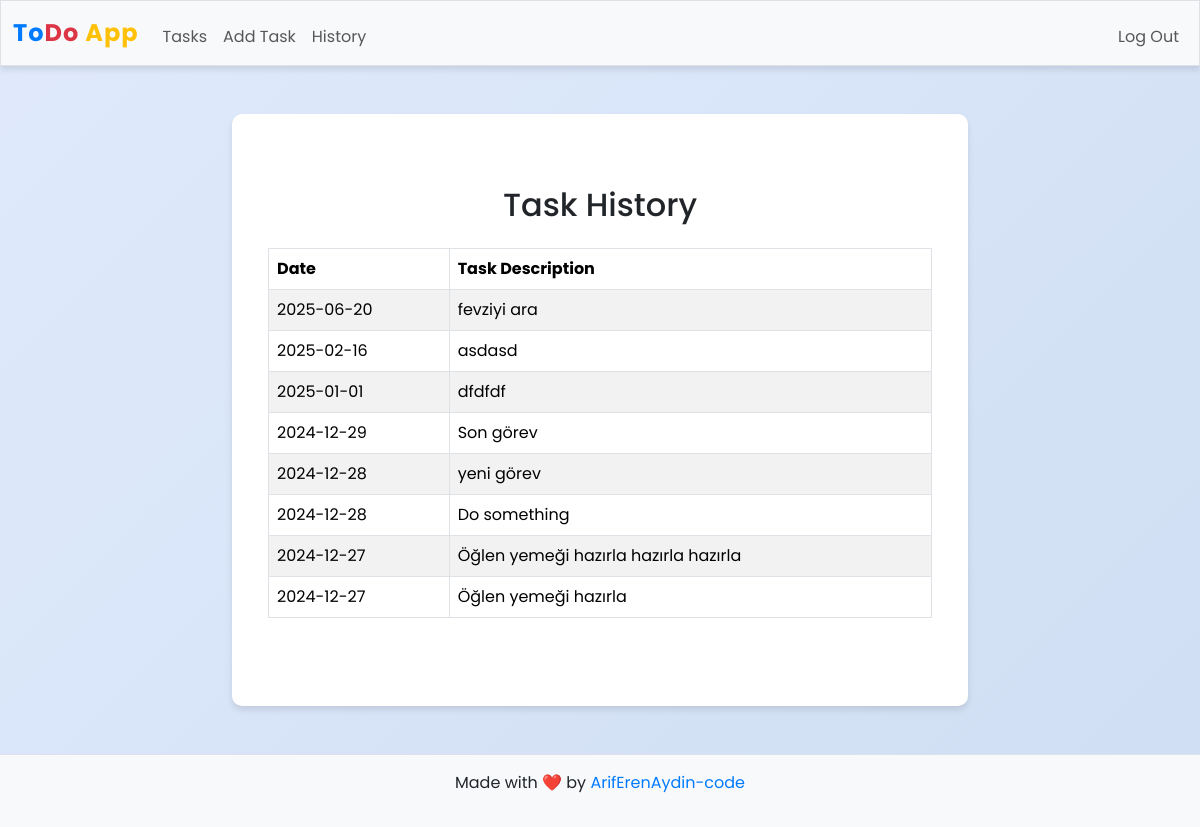
Screenshot of /history (signed in) with the database file from the repository.
### tables this page shows
CREATE TABLE tasks (
    id INTEGER PRIMARY KEY AUTOINCREMENT,
    user_id INTEGER NOT NULL,
    description TEXT NOT NULL,
    date TIMESTAMP DEFAULT CURRENT_TIMESTAMP,
    completed BOOL NOT NULL,
    FOREIGN KEY (user_id) REFERENCES users(id));

### app.py (the view)
@app.route("/history")
@login_required
def history():
    completed_tasks = db.execute(
        "SELECT description, date FROM tasks WHERE user_id = ? AND completed = 1 ORDER BY date DESC",
        session["user_id"]
    )
    return render_template("history.html", tasks=completed_tasks)

### app.py (called while the page is built)
def login_required(f):
    @wraps(f)
    def decorated_function(*args, **kwargs):
        if session.get("user_id") is None:
            return redirect("/login")
        return f(*args, **kwargs)
    return decorated_function

@app.after_request
def after_request(response):
    response.headers["Cache-Control"] = "no-cache, no-store, must-revalidate"
    response.headers["Expires"] = 0
    response.headers["Pragma"] = "no-cache"
    return response

### templates/history.html (shortened to what this page needs)
{% extends "layout.html" %}
{% block main %}
    <div class="container py-5">
        <h2 class="text-center mb-4">Task History</h2>
        {% if tasks %}
        <table class="table table-striped table-bordered">
            <thead>
                <tr>
                    <th scope="col">Date</th>
                    <th scope="col">Task Description</th>
                </tr>
            </thead>
            <tbody>
                {% for task in tasks %}
                <tr>
                    <td>{{ task.date }}</td>
                    <td>{{ task.description }}</td>
                </tr>
                {% endfor %}
            </tbody>
        </table>
        {% else %}
        <p class="text-center text-muted">No completed tasks yet.</p>
        {% endif %}
    </div>
{% endblock %}

### templates/layout.html (shortened to what this page needs)
<!DOCTYPE html>
<html lang="en">
<head>
    <link href="https://cdn.jsdelivr.net/npm/bootstrap@5.3.3/dist/css/bootstrap.min.css" rel="stylesheet">
</head>
<body>
    <nav class="bg-light border navbar navbar-expand-md navbar-light">
        <div class="container-fluid">
            <a class="navbar-brand" href="/">
                <span class="blue">To</span><span class="red">Do</span> <span class="yellow">App</span>
            </a>
            <div class="collapse navbar-collapse" id="navbar">
                {% if session["user_id"] %}
                <ul class="navbar-nav me-auto mt-2 ">
                    <li class="nav-item"><a class="nav-link" href="/">Tasks</a></li>
                    <li class="nav-item"><a class="nav-link" href="/addcard">Add Task</a></li>
                    <li class="nav-item"><a class="nav-link" href="/history">History</a></li>
                </ul>
                <ul class="navbar-nav ms-auto mt-2">
                    <li class="nav-item"><a class="nav-link" href="/logout">Log Out</a></li>
                </ul>
                {% else %}
                <ul class="navbar-nav ms-auto mt-2">
                    <li class="nav-item"><a class="nav-link" href="/register">Register</a></li>
                    <li class="nav-item"><a class="nav-link" href="/login">Log In</a></li>
                </ul>
                {% endif %}
            </div>
        </div>
    </nav>
    <main class="container py-5">
        <div class="row justify-content-center">
            <div class="col-lg-8">
                <div class="task-card p-4">
                    {% block main %}{% endblock %}
                </div>
            </div>
        </div>
    </main>
    <footer>
        <p>Made with ❤️ by <a href="https://github.com/">ArifErenAydin-code</a></p>
    </footer>
</body>
</html>

### templates/layout.html (style rules this page uses)
body { font-family: 'Poppins', sans-serif; background: linear-gradient(135deg, #e0eafc, #cfdef3); min-height: 100vh; display: flex; flex-direction: column; }
nav { box-shadow: 0 4px 6px rgba(0, 0, 0, 0.1); }
.navbar-brand { font-size: 1.5rem; font-weight: 700; letter-spacing: 1px; }
.navbar-brand span { animation: fadeIn 3s infinite; }
.navbar-brand .blue { color: #007bff; }
.navbar-brand .red { color: #dc3545; }
.navbar-brand .yellow { color: #ffc107; }
main { flex: 1; padding-top: 2rem; }
.task-card { background-color: #ffffff; border-radius: 10px; box-shadow: 0 4px 6px rgba(0, 0, 0, 0.1); }
footer { text-align: center; padding: 1rem 0; background-color: #f8f9fa; border-top: 1px solid #dee2e6; }
footer a { text-decoration: none; color: #007bff; }

### rows the page displays
tasks: date "2025-06-20", description "fevziyi ara"
tasks: date "2025-02-16", description "asdasd"
tasks: date "2025-01-01", description "dfdfdf"
tasks: date "2024-12-29", description "Son görev"
tasks: date "2024-12-28", description "yeni görev"
tasks: date "2024-12-28", description "Do something"
tasks: date "2024-12-27", description "Öğlen yemeği hazırla hazırla hazırla"
tasks: date "2024-12-27", description "Öğlen yemeği hazırla"
